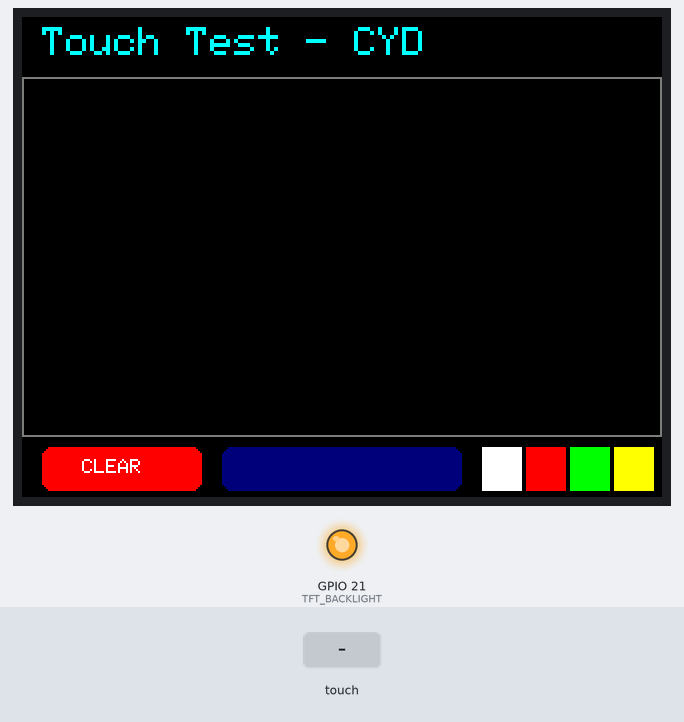
A sketch run on a simulated ESP32. Shown: 320×240 colour display, output pins drawn as LEDs (lit = HIGH). The test bench sets the inputs (shaded band). What the sketch prints to the serial monitor is not drawn.

Above: at 1.5 s.
1.6 s: touch panel pressed at 13 % / 10 % of its raw x / y range
At 2.2 s:
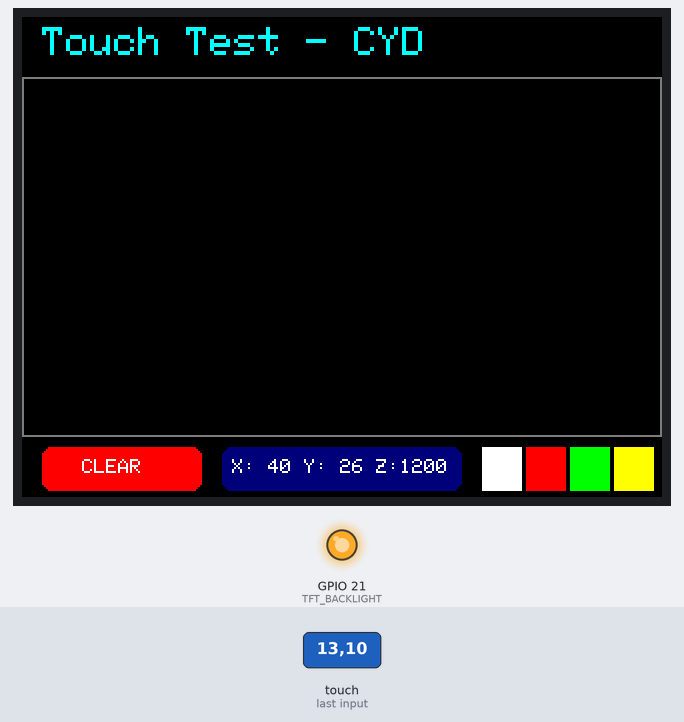
3.1 s: touch panel pressed at 38 % / 10 % of its raw x / y range
4.6 s: touch panel pressed at 13 % / 30 % of its raw x / y range
6.1 s: touch panel pressed at 62 % / 10 % of its raw x / y range
7.6 s: touch panel pressed at 13 % / 90 % of its raw x / y range
At 8.8 s:
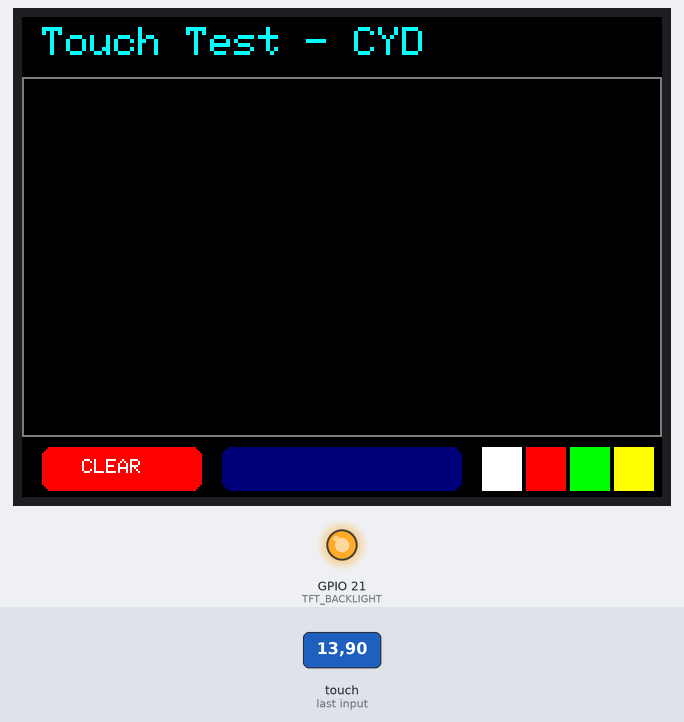
9.1 s: touch panel pressed at 87 % / 10 % of its raw x / y range
At 10.3 s:
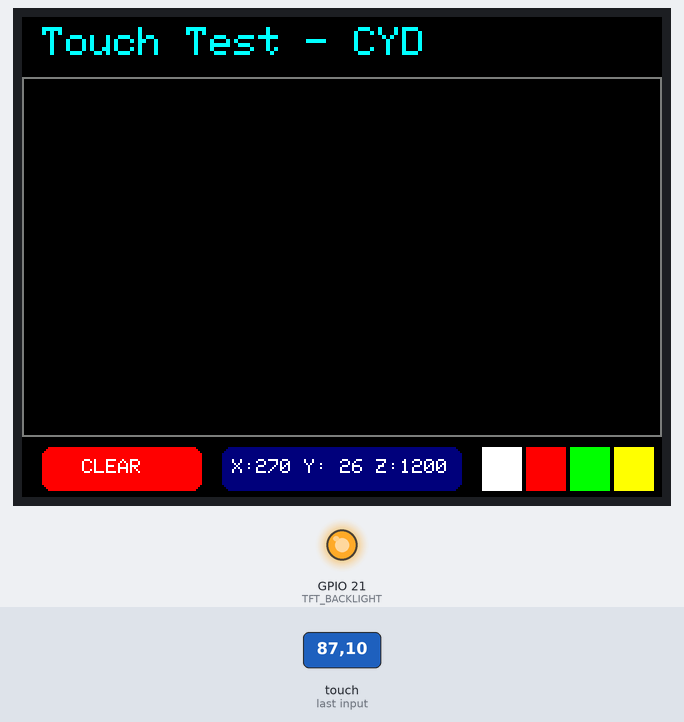
Timing chart, 0 to 11.6 s (numbered marks = the images above; inputs shaded):
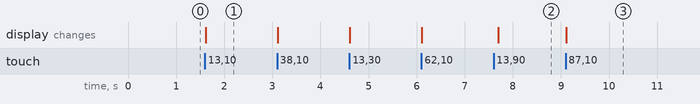

Measured:
- after the input at 1.6 s, the display: changes at once (image 1)
- after the input at 7.6 s, the display: changes after 0.10 s (image 2)
- after the input at 9.1 s, the display: changes at once (image 3)

The sketch:

Touch_Test.ino
```cpp
/*
 * Touch_Test - ESP32-2432S028
 *
 * Test du tactile XPT2046. Affiche les coordonnées en temps réel.
 * Le tactile utilise un bus SPI séparé de l'écran.
 *
 * Board: ESP32-2432S028 (Cheap Yellow Display)
 * FQBN: esp32:esp32:esp32
 *
 * @dependencies TFT_eSPI, XPT2046_Touchscreen
 */

#include <TFT_eSPI.h>
#include <SPI.h>
#include <XPT2046_Touchscreen.h>

// Backlight
#define TFT_BACKLIGHT 21

// Pins tactile XPT2046 (SPI séparé)
#define TOUCH_CS   33
#define TOUCH_IRQ  36
#define TOUCH_MOSI 32
#define TOUCH_MISO 39
#define TOUCH_CLK  25

// Bus SPI pour le tactile (VSPI avec pins personnalisés)
SPIClass touchSPI(VSPI);
XPT2046_Touchscreen ts(TOUCH_CS, TOUCH_IRQ);

TFT_eSPI tft = TFT_eSPI();

// Calibration (à ajuster si nécessaire)
#define TOUCH_MIN_X 200
#define TOUCH_MAX_X 3800
#define TOUCH_MIN_Y 200
#define TOUCH_MAX_Y 3800

// Variables pour le dessin
uint16_t lastX = 0, lastY = 0;
bool drawing = false;

void setup() {
  Serial.begin(115200);
  Serial.println("Touch_Test - ESP32-2432S028");

  // Backlight
  pinMode(TFT_BACKLIGHT, OUTPUT);
  digitalWrite(TFT_BACKLIGHT, HIGH);

  // Initialiser l'écran
  tft.init();
  tft.setRotation(1);  // Paysage
  tft.fillScreen(TFT_BLACK);

  // Initialiser le SPI tactile avec les pins personnalisés
  touchSPI.begin(TOUCH_CLK, TOUCH_MISO, TOUCH_MOSI, TOUCH_CS);
  ts.begin(touchSPI);
  ts.setRotation(1);

  // Écran d'accueil
  drawUI();

  Serial.println("Pret - touche l'ecran!");
}

void drawUI() {
  tft.fillScreen(TFT_BLACK);

  // Titre
  tft.setTextColor(TFT_CYAN, TFT_BLACK);
  tft.setTextSize(2);
  tft.setCursor(10, 5);
  tft.println("Touch Test - CYD");

  // Zone de dessin
  tft.drawRect(0, 30, tft.width(), tft.height() - 60, TFT_DARKGREY);

  // Bouton Clear
  tft.fillRoundRect(10, tft.height() - 25, 80, 22, 5, TFT_RED);
  tft.setTextColor(TFT_WHITE);
  tft.setTextSize(1);
  tft.setCursor(30, tft.height() - 19);
  tft.println("CLEAR");

  // Zone coordonnées
  tft.fillRoundRect(100, tft.height() - 25, 120, 22, 5, TFT_NAVY);

  // Palette de couleurs
  int paletteX = 230;
  int paletteY = tft.height() - 25;
  tft.fillRect(paletteX, paletteY, 20, 22, TFT_WHITE);
  tft.fillRect(paletteX + 22, paletteY, 20, 22, TFT_RED);
  tft.fillRect(paletteX + 44, paletteY, 20, 22, TFT_GREEN);
  tft.fillRect(paletteX + 66, paletteY, 20, 22, TFT_YELLOW);
}

uint16_t currentColor = TFT_WHITE;

void loop() {
  if (ts.touched()) {
    TS_Point p = ts.getPoint();

    // Mapper les coordonnées brutes vers l'écran
    int x = map(p.x, TOUCH_MIN_X, TOUCH_MAX_X, 0, tft.width());
    int y = map(p.y, TOUCH_MIN_Y, TOUCH_MAX_Y, 0, tft.height());

    // Contraindre aux limites
    x = constrain(x, 0, tft.width() - 1);
    y = constrain(y, 0, tft.height() - 1);

    // Afficher les coordonnées
    tft.fillRoundRect(100, tft.height() - 25, 120, 22, 5, TFT_NAVY);
    tft.setTextColor(TFT_WHITE, TFT_NAVY);
    tft.setTextSize(1);
    tft.setCursor(105, tft.height() - 19);
    tft.printf("X:%3d Y:%3d Z:%d", x, y, p.z);

    Serial.printf("Touch: X=%d Y=%d (raw: %d,%d) Z=%d\n", x, y, p.x, p.y, p.z);

    // Vérifier si on touche le bouton Clear
    if (y > tft.height() - 30 && x < 100) {
      drawUI();
      delay(200);
      return;
    }

    // Vérifier si on touche la palette
    if (y > tft.height() - 30 && x >= 230) {
      int colorIdx = (x - 230) / 22;
      switch (colorIdx) {
        case 0: currentColor = TFT_WHITE; break;
        case 1: currentColor = TFT_RED; break;
        case 2: currentColor = TFT_GREEN; break;
        case 3: currentColor = TFT_YELLOW; break;
      }
      delay(100);
      return;
    }

    // Dessiner dans la zone de dessin
    if (y > 30 && y < tft.height() - 30) {
      if (drawing && abs(x - lastX) < 50 && abs(y - lastY) < 50) {
        tft.drawLine(lastX, lastY, x, y, currentColor);
      }
      tft.fillCircle(x, y, 2, currentColor);
      lastX = x;
      lastY = y;
      drawing = true;
    }
  } else {
    drawing = false;
  }

  delay(10);
}
```
